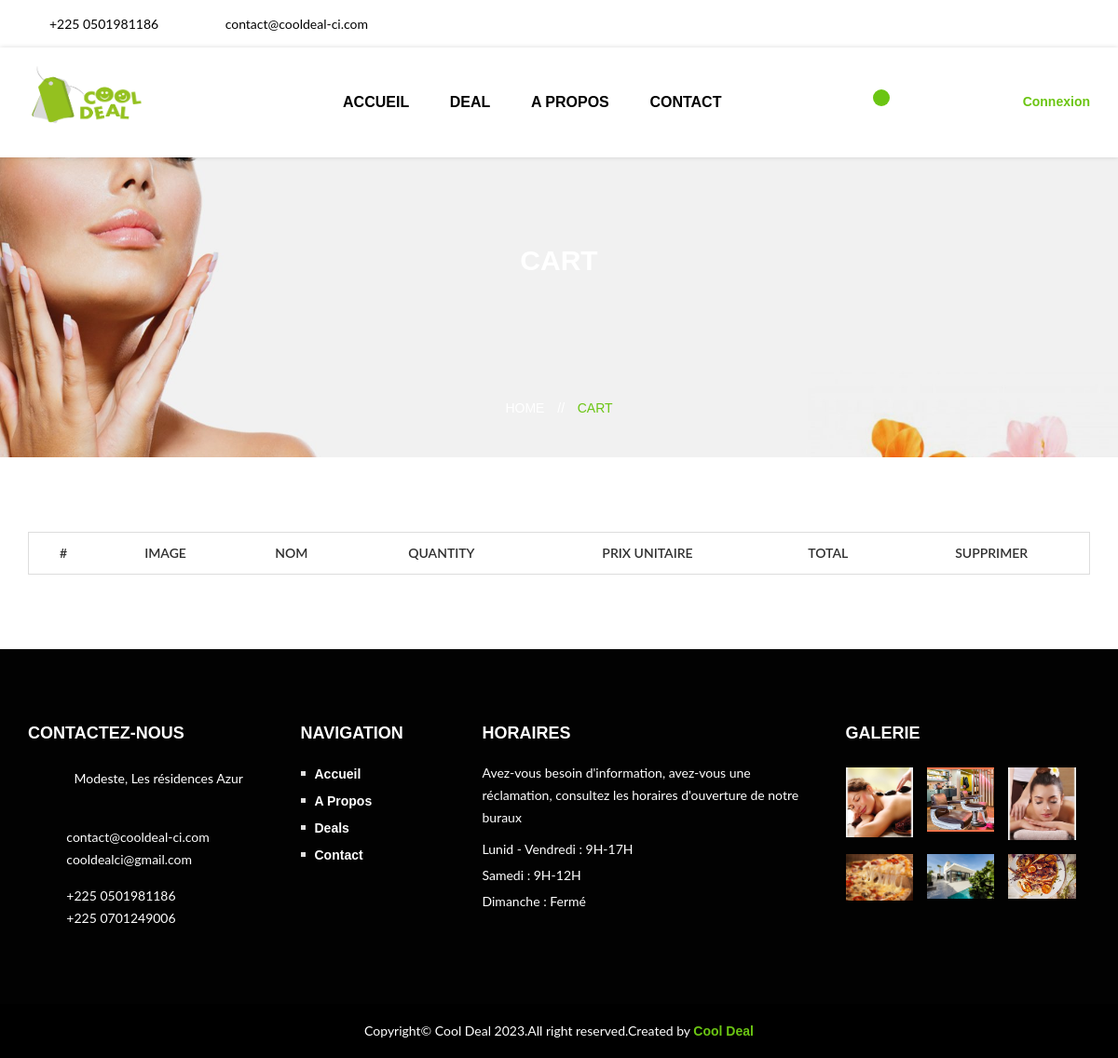
The app's page /deals/cart with its own data.
### website/models.py (models this page shows, shortened)
class SiteInfo(models.Model):
    titre = models.CharField(max_length=150)
    slogan = models.CharField(max_length=150)
    description = models.TextField()
    horaire_description = models.TextField()
    text_pourquoi_nous_choisir = models.TextField()
    logo = models.ImageField(upload_to="site/info", default="logo.png")
    icon = models.ImageField(upload_to="site/info", default="icon.png")
    arriere_plan_appreciation = models.ImageField(upload_to="site/info")
    arriere_plan_appreciation_2 = models.ImageField(
        upload_to="site/info", null=True
    )
    image_session_pourquoi_nous_choisir = models.ImageField(
        upload_to="site/info"
    )
    image_page_contact = models.ImageField(upload_to="site/info")
    image_pied_de_page = models.ImageField(upload_to="site/info", null=True)
    couverture_page_contact = models.ImageField(
        upload_to="site/info", null=True
    )
    couverture_page_panier = models.ImageField(
        upload_to="site/info", null=True
    )
    couverture_page_paiement = models.ImageField(
        upload_to="site/info", null=True
    )
    couverture_page_shop = models.ImageField(upload_to="site/info", null=True)
    couverture_page_about = models.ImageField(upload_to="site/info", null=True)
    contact_1 = models.CharField(max_length=150)
    contact_2 = models.CharField(max_length=150)
    email = models.EmailField(max_length=155)
    email_2 = models.EmailField(max_length=155, null=True)
    adresse = models.TextField()
    map_url = models.TextField()
    facebook_url = models.TextField()
    instagram_url = models.TextField()
    twitter_url = models.TextField()
    whatsapp = models.TextField()
    date_add = models.DateTimeField(auto_now_add=True)
    date_update = models.DateTimeField(auto_now=True)
    status = models.BooleanField(default=False)

class Horaire(models.Model):
    titre = models.CharField(max_length=254)
    description = models.TextField()
    date_add = models.DateTimeField(auto_now_add=True)
    date_update = models.DateTimeField(auto_now=True)
    status = models.BooleanField(default=False)

class Galerie(models.Model):
    titre = models.CharField(max_length=254)
    description = models.TextField()
    image = models.ImageField(upload_to="media/bannieres", null=True)
    date_add = models.DateTimeField(auto_now_add=True)
    date_update = models.DateTimeField(auto_now=True)
    status = models.BooleanField(default=False)

### shop/views.py (the view)
# urls.py: path('cart', views.cart, name="cart"),
def cart(request):
    datas = {}
    return render(request, 'cart.html', datas)

### shop/templates/cart.html (shortened to what this page needs)
{% extends 'base.html' %}
{% load static %}
{% block content %}
        <div class="breadcrumbs text-center" class="breadcrumbs text-center" style="background: rgba(0, 0, 0, 0) url('{{ infos.couverture_page_panier.url }}') no-repeat scroll center center / cover">
            <div class="container">
                <div class="row">
                    <div class="col-md-12">
                        <div class="breadcrumbs-title">
                            <h2 style="color: white;">Cart</h2>
                        </div>
                    </div>
                </div>
            </div>
            <div class="breadcrumbs-menu">
                <ul>
                    <li><a href="{% url 'index' %}" style="color: white;">HOME <span>//</span></a></li>
                    <li>Cart</li>
                </ul>
            </div>
        </div>
        <div class="cart-page ptb-100" id="cart">
            <div class="container">
                <div class="row">
                    <div class="col-md-12">
                        <div class="cart_list table-responsive">
                            <table class="table_cart table-bordered">
                                <thead>
                                    <tr>
                                        <th class="id">#</th>
                                        <th class="product">Image</th>
                                        <th class="description">Nom</th>
                                        <th class="quantity">Quantity</th>
                                        <th class="price">Prix Unitaire</th>
                                        <th class="cart">Total</th>
                                        <th class="action">Supprimer</th>
                                    </tr>
                                </thead>
                            </table>
                        </div>
                    </div>
                </div>
            </div>
        </div>
{% endblock content %}

### base/templates/base.html (shortened to what this page needs)
{% load static %}
<!doctype html>
<html class="" lang="en">
<head>
    <link rel="stylesheet" href="{% static 'css/bootstrap.min.css' %}">
    <link rel="stylesheet" href="{% static 'css/core.css' %}">
    <link rel="stylesheet" href="{% static 'style.css' %}">
    <link rel="stylesheet" href="{% static 'css/responsive.css' %}">
    <link rel="stylesheet" href="{% static 'css/style-customizer.css' %}">
    <link href="#" data-style="styles" rel="stylesheet">
</head>
<body>
    <div class="wrapper white-bg">
        <div class="header">
            <div class="header-top">
                <div class="container">
                    <div class="row mobile-items-center">
                        <div class="col-md-6 col-sm-6 hidden-xs">
                            <div class="header-left">
                                <div class="call-center">
                                    <p><i class="zmdi zmdi-phone"></i>{{ infos.contact_1 }}</p>
                                </div>
                                <div class="mail-address">
                                    <p><i class="zmdi zmdi-email"></i>{{ infos.email}}</p>
                                </div>
                            </div>
                        </div>
                        <div class="col-md-6 col-sm-6 col-xs-12">
                            <div class="social-icons">
                                {% if infos.facebook_url %}
                                <a href="{{ infos.facebook_url }}"><i class="zmdi zmdi-facebook"></i></a>
                                {% endif %}
                                {% if infos.instagram_url %}
                                <a href="{{ infos.instagram_url }}"><i class="zmdi zmdi-instagram"></i></a>
                                {% endif %}
                                {% if infos.twitter_url %}
                                <a href="{{ infos.twitter_url }}"><i class="zmdi zmdi-twitter"></i></a>
                                {% endif %}
                                {% if infos.whatsapp %}
                                <a href="https://wa.me/{{ infos.whatsapp }}"><i class="zmdi zmdi-whatsapp"></i></a>
                                {% endif %}
                            </div>
                        </div>
                    </div>
                </div>
            </div>
            <div class="header-bottom sticky-header">
                <div class="container">
                    <div class="mgea-full-width">
                        <div class="row">
                            <div class="col-lg-2 col-md-6 col-sm-9 xs-3">
                                <div class="logo">
                                    <a href="{% url 'index' %}"><img src="{{ infos.logo.url }}" alt=""></a>
                                </div>
                            </div>
                            <div class="col-lg-7 d-none d-lg-block">
                                <div class="menu">
                                    <nav>
                                        <ul>
                                            <li><a href="{% url 'index' %}">Accueil</a></li>
                                            <li><a href="{% url 'shop' %}">Deal</a>
                                            </li>
                                            <li><a href="{% url 'about' %}">A Propos</a></li>
                                            <li><a href="{% url 'contact' %}">Contact</a></li>
                                        </ul>
                                    </nav>
                                </div>
                            </div>
                            <div class="col-lg-3 col-md-6 col-sm-3 xs-9">
                                <div class="header-action-box">
                                    <div class="mini-cart">
                                        <div class="cart-icon">
                                            <a href="#"><i class="zmdi zmdi-shopping-cart"></i></a>
                                            <span>{{ cart.produit_panier.count }}</span>
                                        </div>
                                    </div>
                                    <div class="search">
                                        <a href="#"><i class="zmdi zmdi-search"></i></a>
                                    </div>
                                    {% if user.is_authenticated %}
                                    {% if user.customer %}
                                        <div class="dropdown">
                                            <a href="javascript:void(0)" class="dropdown-toggle">{{ user.username }}</a>
                                            <div class="dropdown-menu">
                                                <a class="dropdown-item" href="{% url 'profil' %}">Mon Profil</a>
                                                <a class="dropdown-item" href="{% url 'commande' %}">Mes Commandes</a>
                                                <a class="dropdown-item" href="{% url 'liste-souhait' %}">Ma Liste de Souhaits</a>
                                                <a class="dropdown-item" href="{% url 'parametre' %}">Paramètres</a>
                                            </div>
                                        </div>
                                    {% elif user.etablissement %}
                                        <div class="dropdown">
                                            <a href="javascript:void(0)" class="dropdown-toggle">{{ user.username }}</a>
                                            <div class="dropdown-menu">
                                                <a class="dropdown-item" href="{% url 'dashboard' %}">Tableau de Bord</a>
                                                <a class="dropdown-item" href="{% url 'article-detail' %}">Mes Articles</a>
                                                <a class="dropdown-item" href="{% url 'etablissement-parametre' %}">Paramètres</a>
                                            </div>
                                        </div>
                                    {% endif %}
                                    <div class="zmdi login" style="font-size:18px; padding:5px; margin-left:20px">
                                        <a href="{% url 'deconnexion' %}"  title="Se déconnecter" style="color:black"><i class="zmdi zmdi-square-right"></i></a>
                                    </div>
                                {% else %}
                                    <div class="zmdi login">
                                        <a href="{% url 'login' %}">Connexion</a>
                                    </div>
                                {% endif %}
                                </div>
                            </div>
                        </div>
                    </div>
                </div>
            </div>
         </div>
        {% block content %}
        {% endblock content %}
        <div class="footer">
            <div class="footer-top ptb-100">
                <div class="container">
                    <div class="row">
                        <div class="col-lg-3 col-md-6 col-xs-12">
                            <div class="single-footer contact">
                                <div class="footer-title">
                                    <h3>Contactez-nous</h3>
                                </div>
                                <div class="contact-action mb-15">
                                    <span><i class="zmdi zmdi-pin"></i></span>
                                    <p> </p>
                                    <p style="margin-left:1px;">{{ infos.adresse }} <br> &nbsp;</p>
                                </div>
                                <div class="contact-action mb-15">
                                    <span><i class="zmdi zmdi-email"></i></span>
                                    <p>{{ infos.email }}<br>{{ infos.email_2}}</p>
                                </div>
                                <div class="contact-action">
                                    <span>
                                        <i class="zmdi zmdi-phone"></i>
                                    </span>
                                    <p>{{ infos.contact_1 }}<br>{{ infos.contact_2 }}</p>
                                </div>
                            </div>
                        </div>
                        <div class="col-lg-2 col-md-6 col-xs-12">
                            <div class="single-footer quick-links">
                               <div class="footer-title">
                                    <h3>Navigation</h3>
                                </div>
                                <ul>
                                    <li><a href="{% url 'index' %}">Accueil</a></li>
                                    <li><a href="{% url 'about' %}">A Propos</a></li>
                                    <li><a href="{% url 'shop' %}">Deals</a></li>
                                    <li><a href="{% url 'contact' %}">Contact</a></li>
                                </ul>
                            </div>
                        </div>
                        <div class="col-lg-4 col-md-6 col-xs-12">
                            <div class="single-footer open-hours">
                                <div class="footer-title">
                                    <h3>Horaires</h3>
                                </div>
                                <p>{{ infos.horaire_description}}</p>
                                <ul>
                                    {% for horaire in horaires %}
                                    <li>{{ horaire.titre }}<span> : {{ horaire.description }}</span></li>
                                    {% endfor %}
                                </ul>
                            </div>
                        </div>
                        <div class="col-lg-3 col-md-6 col-xs-12">
                            <div class="single-footer widget">
                                <div class="footer-title">
                                    <h3>Galerie</h3>
                                </div>
                                <ul>
                                    {% for galerie in galeries %}
                                    <li><a href="{{ galerie.image.url }}"><img src="{{ galerie.image.url }}" alt="{{ galerie.titre }}"></a></li>
                                    {% endfor %}
                                </ul>
                            </div>
                        </div>
                    </div>
                </div>
            </div>
            <div class="footer-bottom text-center">
                <div class="container">
                    <div class="row">
                        <div class="col-md-12 col-sm-12 col-xs-12">
                            <div class="copyright">
                                <p>
                                    Copyright© Cool Deal 2023.All right reserved.Created by
                                    <a href="#">Cool Deal</a>
                                </p>
                            </div>
                        </div>
                    </div>
                </div>
            </div>
        </div>
    </div>
</body>
</html>

### records on screen
SiteInfo: contact_1 "+225 0501981186", email "contact@cooldeal-ci.com", logo (picture), couverture_page_panier (picture), adresse "Modeste, Les résidences Azur", email_2 "cooldealci@gmail.com", contact_2 "+225 0701249006", horaire_description "Avez-vous besoin d'information, avez-vous une réclamation, consultez les horaires d'ouverture de notre buraux"
Horaire: titre "Lunid - Vendredi", description "9H-17H"
Horaire: titre "Samedi", description "9H-12H"
Horaire: titre "Dimanche", description "Fermé"
Galerie: image (picture)
Galerie: image (picture)
Galerie: image (picture)
Galerie: image (picture)
Galerie: image (picture)
Galerie: image (picture)
